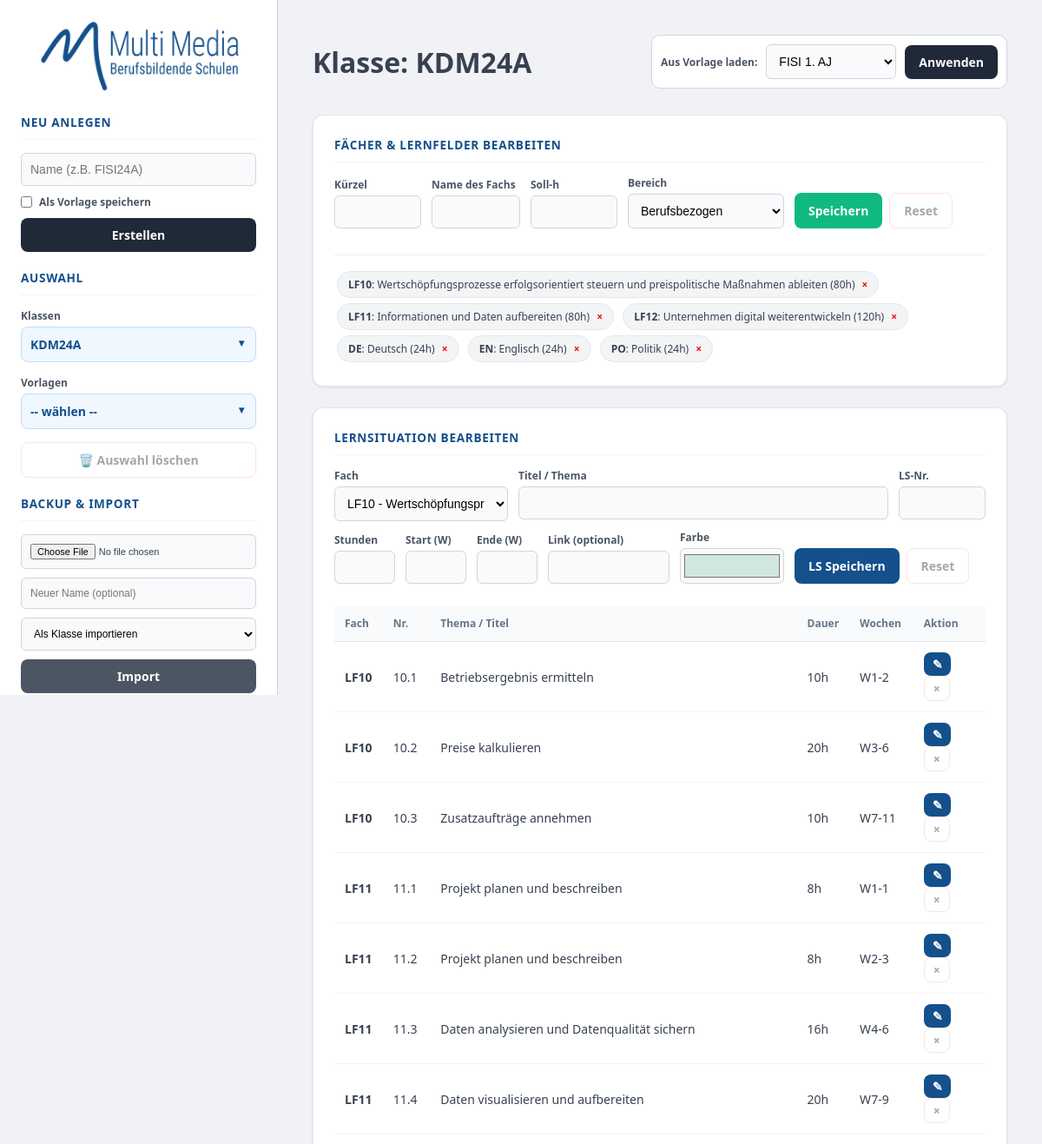
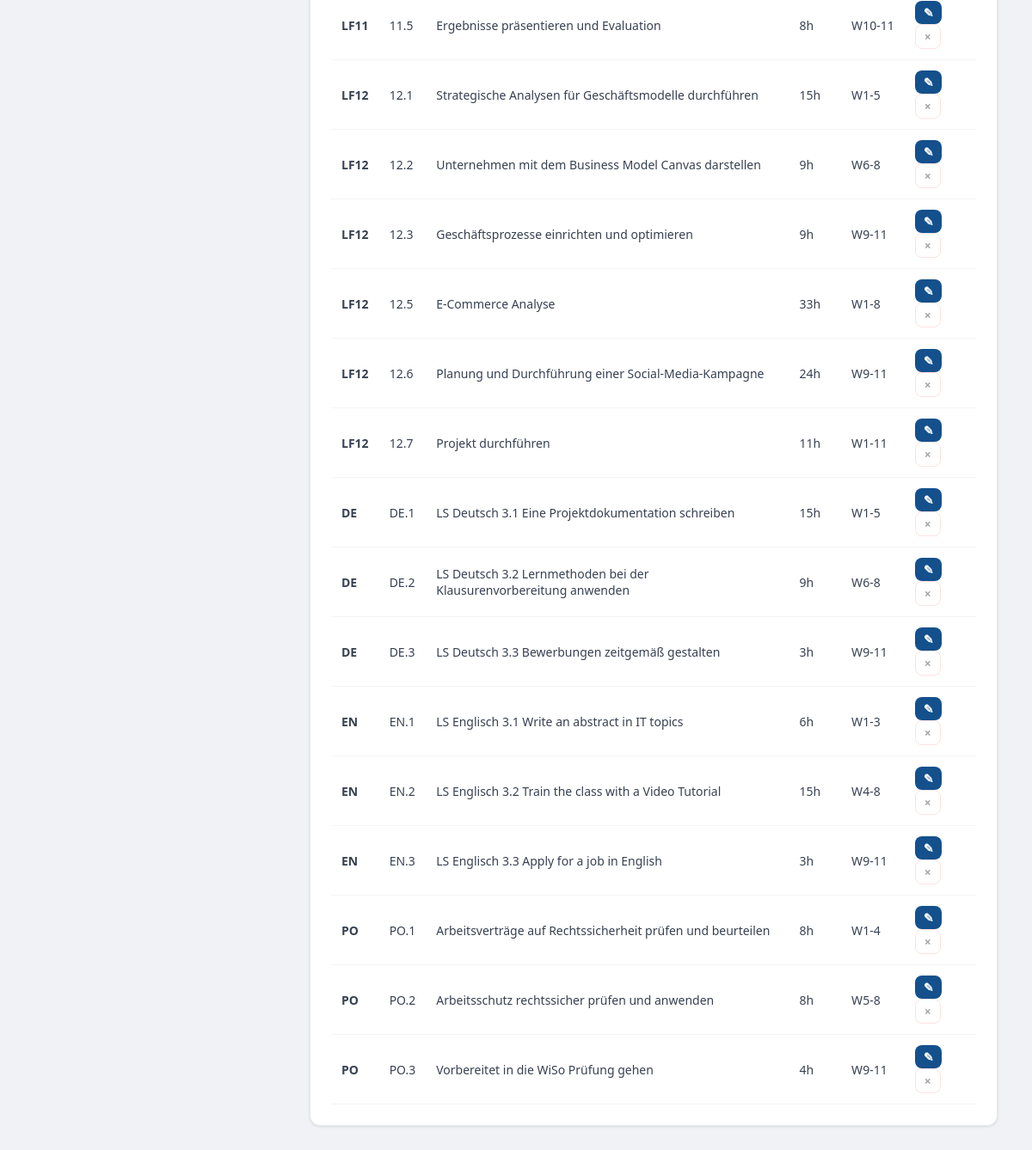
/didakt_admin.php?edit_id=KDM24A&type=classes (signed in), run on the app's committed database (2 pictures, top to bottom).
### tables this page shows
CREATE TABLE entities (
    id TEXT PRIMARY KEY, 
    name TEXT, 
    type TEXT -- 'classes' oder 'templates'
);

CREATE TABLE subjects (
    id INTEGER PRIMARY KEY AUTOINCREMENT,
    entity_id TEXT,
    sub_key TEXT,
    name TEXT,
    total_hours INTEGER,
    category TEXT,
    FOREIGN KEY(entity_id) REFERENCES entities(id) ON DELETE CASCADE
);

CREATE TABLE planning (
    id INTEGER PRIMARY KEY AUTOINCREMENT,
    subject_id INTEGER,
    ls_nr TEXT,
    title TEXT,
    hours INTEGER,
    start INTEGER,
    end INTEGER,
    color TEXT,
    url TEXT,
    FOREIGN KEY(subject_id) REFERENCES subjects(id) ON DELETE CASCADE
);

### didakt_admin.php (the view, shortened to what this page needs)
<?php
try {
    $db = new PDO('sqlite:didakt_data.db');
    $db->setAttribute(PDO::ATTR_ERRMODE, PDO::ERRMODE_EXCEPTION);
} catch (Exception $e) {
    die("Datenbankfehler. Bitte die Datei didakt_data.db sicherstellen.");
}
$activeId = $_GET['edit_id'] ?? null;
$activeType = $_GET['type'] ?? 'classes';
$dropdownTemplates = $db->query("SELECT * FROM entities WHERE type='templates' ORDER BY name")->fetchAll(PDO::FETCH_ASSOC);
$current = null;
$currentSubjects = [];
if ($activeId) {
    $stmt = $db->prepare("SELECT * FROM entities WHERE id = ?");
    $stmt->execute([$activeId]);
    $current = $stmt->fetch(PDO::FETCH_ASSOC);
    $stmt = $db->prepare("SELECT * FROM subjects WHERE entity_id = ?");
    $stmt->execute([$activeId]);
    $currentSubjects = $stmt->fetchAll(PDO::FETCH_ASSOC);
    usort($currentSubjects, function($a, $b) {
        $isLF_a = (stripos($a['sub_key'], 'LF') === 0);
        $isLF_b = (stripos($b['sub_key'], 'LF') === 0);
        if ($isLF_a && !$isLF_b) return -1;
        if (!$isLF_a && $isLF_b) return 1;
        if ($isLF_a && $isLF_b) {
            return (int)substr($a['sub_key'], 2) <=> (int)substr($b['sub_key'], 2);
        }
        return strcasecmp($a['sub_key'], $b['sub_key']);
    });
}
?>
<!DOCTYPE html>
<html lang="de">
<head>
</head>
<body>
<div class="sidebar">
    <img src="logo.png" style="max-width: 100%; margin-bottom: 25px;" onerror="this.style.display='none'">
    <h3>Neu anlegen</h3>
    <form method="POST" style="margin-bottom: 20px;">
        <input type="text" name="entity_name" placeholder="Name (z.B. FISI24A)" required>
        <label style="display:flex; align-items:center; gap:8px; margin-bottom:10px; cursor:pointer;">
            <input type="checkbox" name="is_template" style="width:auto; margin:0;"> Als Vorlage speichern
        </label>
        <button type="submit" name="add_entity" class="btn btn-primary">Erstellen</button>
    </form>
    <h3>Auswahl</h3>
    <div class="custom-select-container">
        <label>Klassen</label>
        <div class="select-trigger" onclick="toggleDropdown('classMenu')">
            <span><?= ($activeId && $activeType=='classes') ? htmlspecialchars($current['name']) : '-- wählen --' ?></span><small>▼</small>
        </div>
    </div>
    <div class="custom-select-container">
        <label>Vorlagen</label>
        <div class="select-trigger" onclick="toggleDropdown('tplMenu')">
            <span><?= ($activeId && $activeType=='templates') ? "📂 ".htmlspecialchars($current['name']) : '-- wählen --' ?></span><small>▼</small>
        </div>
    </div>
    <?php if($activeId): ?>
        <a href="?delete_entity=<?= $activeId ?>" class="btn btn-danger" style="margin-bottom:20px;" onclick="return confirm('Wirklich löschen?')">🗑️ Auswahl löschen</a>
    <?php endif; ?>
    <h3>Backup & Import</h3>
    <form method="POST" enctype="multipart/form-data" style="margin-bottom:15px;">
        <input type="file" name="backup_file" required style="font-size:11px;">
        <input type="text" name="new_name" placeholder="Neuer Name (optional)" style="font-size:12px;">
        <select name="upload_type" style="font-size:12px;">
            <option value="classes">Als Klasse importieren</option>
        </select>
        <button type="submit" name="upload_backup" class="btn btn-secondary">Import</button>
    </form>
</div>
<div class="main">
    <?php if($current): ?>
        <div style="display:flex; justify-content:space-between; align-items:center; margin-bottom:30px;">
            <h1 style="margin:0;"><?= ($activeType=='templates'?'Vorlage: ':'Klasse: ') . htmlspecialchars($current['name']) ?></h1>
            <?php if($activeType == 'classes'): ?>
            <form method="POST" style="display:flex; gap:10px; align-items:center; background:#fff; padding:10px; border-radius:10px; border:1px solid #d1d5db;">
                <label style="margin:0; white-space:nowrap">Aus Vorlage laden:</label>
                <select name="template_src_id" style="margin:0; width:150px;">
                    <?php foreach($dropdownTemplates as $t) echo "<option value='{$t['id']}'>{$t['name']}</option>"; ?>
                </select>
                <button type="submit" name="apply_template" class="btn btn-primary" style="width:auto;" onclick="return confirm('Fächer werden überschrieben!')">Anwenden</button>
            </form>
            <?php endif; ?>
        </div>
        <div class="card">
            <h3>Fächer & Lernfelder bearbeiten</h3>
            <form method="POST" id="sub_form">
                <div style="display:grid; grid-template-columns: 100px 1fr 100px 180px 220px; gap:12px; align-items:end;">
                    <div><label>Kürzel</label><input type="text" name="sub_key" id="sub_key" required></div>
                    <div><label>Name des Fachs</label><input type="text" name="sub_name" id="sub_name" required></div>
                    <div><label>Soll-h</label><input type="number" name="sub_hours" id="sub_hours" required></div>
                    <div><label>Bereich</label><select name="sub_cat" id="sub_cat"><option value="bezogen">Berufsbezogen</option><option value="uebergreifend">Übergreifend</option></select></div>
                    <div style="display:flex; gap:8px; margin-bottom:10px;">
                        <button type="submit" name="save_subject" class="btn btn-green">Speichern</button>
                        <button type="button" onclick="resetSub()" class="btn btn-danger" style="width:auto; display:inline-block;">Reset</button>
                    </div>
                </div>
            </form>
            <div style="margin-top:20px; border-top:1px solid #eee; padding-top:15px;">
                <?php foreach($currentSubjects as $s): ?>
                    <div class="badge">
                        <span onclick='editSub(<?= json_encode($s) ?>)' style="cursor:pointer"><strong><?= $s['sub_key'] ?></strong>: <?= $s['name'] ?> (<?= $s['total_hours'] ?>h)</span>
                        <a href="?del_subject=<?= $s['sub_key'] ?>&edit_id=<?= $activeId ?>&type=<?= $activeType ?>" style="color:red; font-weight:bold; text-decoration:none;">×</a>
                    </div>
                <?php endforeach; ?>
            </div>
        </div>
        <div class="card">
            <h3>Lernsituation bearbeiten</h3>
            <form method="POST" id="ls_form">
                <div style="display:grid; grid-template-columns: 200px 1fr 100px; gap:12px;">
                    <div><label>Fach</label><select name="subject" id="ls_sub"><?php foreach($currentSubjects as $s) echo "<option value='{$s['sub_key']}'>{$s['sub_key']} - {$s['name']}</option>"; ?></select></div>
                    <div><label>Titel / Thema</label><input type="text" name="title" id="ls_title" required></div>
                    <div><label>LS-Nr.</label><input type="text" name="ls_nr" id="ls_nr"></div>
                </div>
                <div style="display:grid; grid-template-columns: 1fr 1fr 1fr 2fr 120px 220px; gap:12px; align-items:end;">
                    <div><label>Stunden</label><input type="number" name="hours" id="ls_hours" required></div>
                    <div><label>Start (W)</label><input type="number" name="start" id="ls_start"></div>
                    <div><label>Ende (W)</label><input type="number" name="end" id="ls_end"></div>
                    <div><label>Link (optional)</label><input type="url" name="url" id="ls_url"></div>
                    <div><label>Farbe</label><input type="color" name="color" id="ls_color" value="#d1e7dd" style="padding:2px; height:41px;"></div>
                    <div style="display:flex; gap:8px; margin-bottom:10px;">
                        <button type="submit" name="save_ls" class="btn btn-blue" style="width:auto;">LS Speichern</button>
                        <button type="button" onclick="resetLS()" class="btn btn-danger" style="width:auto;">Reset</button>
                    </div>
                </div>
            </form>
            <table class="ls-table">
                <thead><tr><th>Fach</th><th>Nr.</th><th>Thema / Titel</th><th>Dauer</th><th>Wochen</th><th>Aktion</th></tr></thead>
                <tbody>
                <?php foreach($currentSubjects as $s):
                    $lsStmt = $db->prepare("SELECT * FROM planning WHERE subject_id = ? ORDER BY CAST(ls_nr AS UNSIGNED), ls_nr");
                    $lsStmt->execute([$s['id']]);
                    while($ls = $lsStmt->fetch(PDO::FETCH_ASSOC)): ?>
                    <tr>
                        <td><strong><?= $s['sub_key'] ?></strong></td>
                        <td><?= $ls['ls_nr'] ?></td>
                        <td><?= $ls['title'] ?></td>
                        <td><?= $ls['hours'] ?>h</td>
                        <td>W<?= $ls['start'] ?>-<?= $ls['end'] ?></td>
                        <td>
                            <button class="btn btn-blue" style="padding:4px 10px; width:auto; display:inline-block;" onclick='editLS(<?= json_encode($ls) ?>, "<?= $s['sub_key'] ?>")'>✎</button>
                            <a href="?del_ls_sql_id=<?= $ls['id'] ?>&edit_id=<?= $activeId ?>&type=<?= $activeType ?>" class="btn btn-danger" style="padding:4px 10px; width:auto; display:inline-block;">×</a>
                        </td>
                    </tr>
                <?php endwhile; endforeach; ?>
                </tbody>
            </table>
        </div>
    <?php endif; ?>
</div>
</body>
</html>

### didakt_admin.php (style rules this page uses)
:root { --primary-blue: #14508c; --sidebar-bg: #ffffff; --main-bg: #f0f2f5; }
body { font-family: 'Segoe UI', system-ui, sans-serif; background: var(--main-bg); display: flex; margin: 0; min-height: 100vh; color: #374151; }
.sidebar { width: 320px; background: var(--sidebar-bg); border-right: 1px solid #d1d5db; padding: 24px; position: fixed; height: 100vh; overflow-y: auto; box-sizing: border-box; display: flex; flex-direction: column; }
.main { margin-left: 320px; flex: 1; padding: 40px; }
.card { background: white; padding: 24px; border-radius: 12px; box-shadow: 0 1px 3px rgba(0,0,0,0.1); margin-bottom: 24px; border: 1px solid #e5e7eb; }
h3 { margin: 0 0 15px 0; font-size: 0.85rem; color: var(--primary-blue); text-transform: uppercase; letter-spacing: 0.05em; border-bottom: 1px solid #f3f4f6; padding-bottom: 10px; font-weight: 700; }
label { display: block; font-size: 12px; font-weight: 600; color: #4b5563; margin-bottom: 4px; }
input, select { width: 100%; padding: 10px; border: 1px solid #d1d5db; border-radius: 6px; font-size: 14px; box-sizing: border-box; background: #f9fafb; margin-bottom: 10px; }
.btn { display: block; width: 100%; padding: 10px 16px; border-radius: 8px; cursor: pointer; border: none; font-family: inherit; font-size: 14px; font-weight: 600; text-align: center; text-decoration: none; transition: all 0.2s; box-sizing: border-box; flex-shrink: 0; }
.btn-primary { background: #1f2937; color: white; }
.btn-blue { background: var(--primary-blue); color: white; }
.btn-green { background: #10b981; color: white; width: auto; display: inline-block; }
.btn-danger { background: #fff; color: #a6a6a7; border: 1px solid #fee2e2; }
.btn-secondary { background: #4b5563; color: white; }
.custom-select-container { position: relative; margin-bottom: 15px; }
.select-trigger { padding: 10px; background: #f0f7ff; border: 1px solid #bfdbfe; border-radius: 8px; cursor: pointer; display: flex; justify-content: space-between; font-size: 14px; color: var(--primary-blue); font-weight: 600; }
.badge { background:#f3f4f6; border:1px solid #e5e7eb; padding:6px 12px; border-radius:20px; font-size:12px; display:inline-flex; align-items:center; gap:8px; margin: 3px; }
.ls-table { width: 100%; border-collapse: collapse; margin-top: 15px; }
.ls-table th { text-align: left; padding: 12px; background: #f9fafb; font-size: 12px; border-bottom: 1px solid #e5e7eb; color: #64748b; }
.ls-table td { padding: 12px; border-bottom: 1px solid #f3f4f6; font-size: 14px; }

### data on the page
entities: name "KDM24A"
subjects: sub_key "LF10", name "Wertschöpfungsprozesse erfolgsorientiert steuern und preispolitische Maßnahmen ableiten", total_hours "80"
subjects: sub_key "LF11", name "Informationen und Daten aufbereiten", total_hours "80"
subjects: sub_key "LF12", name "Unternehmen digital weiterentwickeln", total_hours "120"
subjects: sub_key "DE", name "Deutsch", total_hours "24"
subjects: sub_key "EN", name "Englisch", total_hours "24"
subjects: sub_key "PO", name "Politik", total_hours "24"
planning: subject.sub_key "LF10", ls_nr "10.1", title "Betriebsergebnis ermitteln", hours "10", start "1", end "2"
planning: subject.sub_key "LF10", ls_nr "10.2", title "Preise kalkulieren", hours "20", start "3", end "6"
planning: subject.sub_key "LF10", ls_nr "10.3", title "Zusatzaufträge annehmen", hours "10", start "7", end "11"
planning: subject.sub_key "LF11", ls_nr "11.1", title "Projekt planen und beschreiben", hours "8", start "1", end "1"
planning: subject.sub_key "LF11", ls_nr "11.2", title "Projekt planen und beschreiben", hours "8", start "2", end "3"
planning: subject.sub_key "LF11", ls_nr "11.3", title "Daten analysieren und Datenqualität sichern", hours "16", start "4", end "6"
planning: subject.sub_key "LF11", ls_nr "11.4", title "Daten visualisieren und aufbereiten", hours "20", start "7", end "9"
planning: subject.sub_key "LF11", ls_nr "11.5", title "Ergebnisse präsentieren und Evaluation", hours "8", start "10", end "11"
planning: subject.sub_key "LF12", ls_nr "12.1", title "Strategische Analysen für Geschäftsmodelle durchführen", hours "15", start "1", end "5"
planning: subject.sub_key "LF12", ls_nr "12.2", title "Unternehmen mit dem Business Model Canvas darstellen", hours "9", start "6", end "8"
planning: subject.sub_key "LF12", ls_nr "12.3", title "Geschäftsprozesse einrichten und optimieren", hours "9", start "9", end "11"
planning: subject.sub_key "LF12", ls_nr "12.5", title "E-Commerce Analyse", hours "33", start "1", end "8"
planning: subject.sub_key "LF12", ls_nr "12.6", title "Planung und Durchführung einer Social-Media-Kampagne", hours "24", start "9", end "11"
planning: subject.sub_key "LF12", ls_nr "12.7", title "Projekt durchführen", hours "11", start "1", end "11"
planning: subject.sub_key "DE", ls_nr "DE.1", title "LS Deutsch 3.1 Eine Projektdokumentation schreiben", hours "15", start "1", end "5"
planning: subject.sub_key "DE", ls_nr "DE.2", title "LS Deutsch 3.2 Lernmethoden bei der Klausurenvorbereitung anwenden", hours "9", start "6", end "8"
planning: subject.sub_key "DE", ls_nr "DE.3", title "LS Deutsch 3.3 Bewerbungen zeitgemäß gestalten", hours "3", start "9", end "11"
planning: subject.sub_key "EN", ls_nr "EN.1", title "LS Englisch 3.1 Write an abstract in IT topics", hours "6", start "1", end "3"
planning: subject.sub_key "EN", ls_nr "EN.2", title "LS Englisch 3.2 Train the class with a Video Tutorial", hours "15", start "4", end "8"
planning: subject.sub_key "EN", ls_nr "EN.3", title "LS Englisch 3.3 Apply for a job in English", hours "3", start "9", end "11"
planning: subject.sub_key "PO", ls_nr "PO.1", title "Arbeitsverträge auf Rechtssicherheit prüfen und beurteilen", hours "8", start "1", end "4"
planning: subject.sub_key "PO", ls_nr "PO.2", title "Arbeitsschutz rechtssicher prüfen und anwenden", hours "8", start "5", end "8"
planning: subject.sub_key "PO", ls_nr "PO.3", title "Vorbereitet in die WiSo Prüfung gehen", hours "4", start "9", end "11"

### other printed values
form field template_src_id "FISI 1. AJ"
form field subject "LF10 - Wertschöpfungsprozesse erfolgsorientiert steuern und preispolitische Maßnahmen ableiten"
